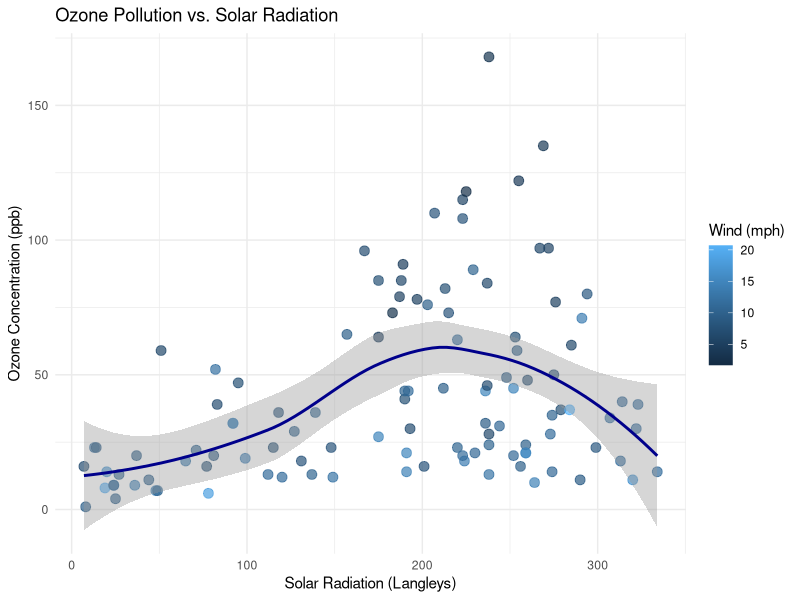
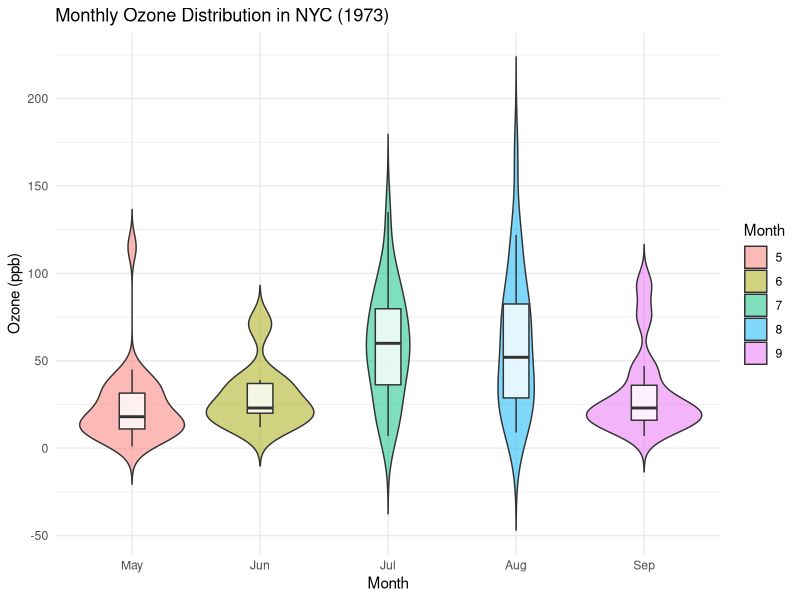
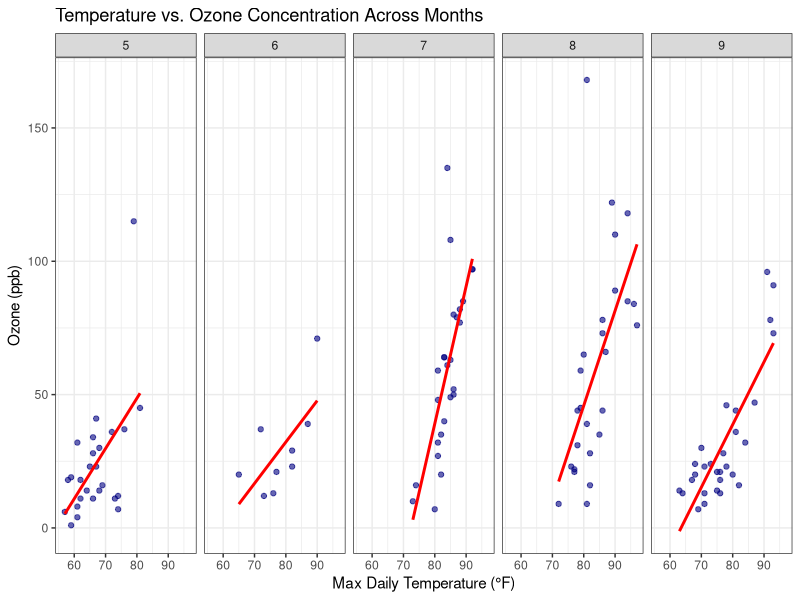
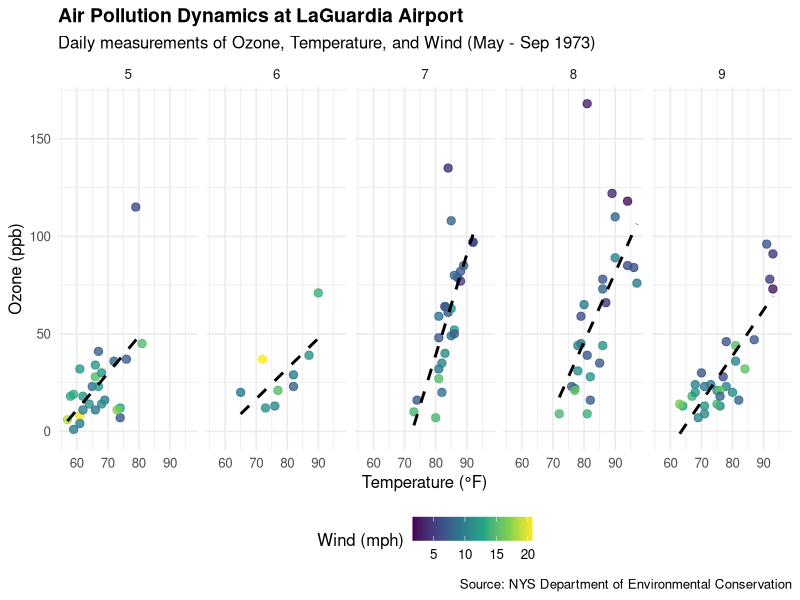

Reproduce these figures in R, in order.
## ---- chunk 1
#| label: setup
#| message: false
library(ggplot2)
## ---- chunk 2
#| label: ex1-scatterplot
# 1. Create a scatterplot of Solar.R (x) vs Ozone (y)
# 2. Map Wind speed to the point color aesthetic
# 3. Set alpha = 0.7 and size = 3 outside aes()
# 4. Add a smooth trendline with geom_smooth(method = "loess", color = "darkblue")

ggplot(airquality, aes(x = Solar.R, y = Ozone)) +
  geom_point(aes(color = Wind), size = 3, alpha = 0.7) +
  geom_smooth(method = "loess", color = "darkblue", se = TRUE) +
  labs(
    title = "Ozone Pollution vs. Solar Radiation",
    x = "Solar Radiation (Langleys)",
    y = "Ozone Concentration (ppb)",
    color = "Wind (mph)"
  ) +
  theme_minimal()
## ---- chunk 3
#| label: ex2-distributions
# 1. Build a violin plot comparing Ozone across Months (x = factor(Month), y = Ozone)
# 2. Fill the violins by factor(Month) with alpha = 0.5
# 3. Overlay a boxplot inside the violins with width = 0.2 and fill = "white"
# 4. Suppress duplicate outlier points on the boxplot using outlier.shape = NA

ggplot(airquality, aes(x = factor(Month), y = Ozone, fill = factor(Month))) +
  geom_violin(alpha = 0.5, trim = FALSE) +
  geom_boxplot(width = 0.2, fill = "white", outlier.shape = NA, alpha = 0.8) +
  scale_x_discrete(labels = c("May", "Jun", "Jul", "Aug", "Sep")) +
  labs(
    title = "Monthly Ozone Distribution in NYC (1973)",
    x = "Month",
    y = "Ozone (ppb)",
    fill = "Month"
  ) +
  theme_minimal()
## ---- chunk 4
#| label: ex3-facets
# 1. Create a scatterplot of Temp (x) vs Ozone (y)
# 2. Add points with alpha = 0.6
# 3. Add a linear regression line using geom_smooth(method = "lm", color = "red", se = FALSE)
# 4. Facet by Month into a single row using facet_wrap(~ Month, nrow = 1)

ggplot(airquality, aes(x = Temp, y = Ozone)) +
  geom_point(alpha = 0.6, color = "navy") +
  geom_smooth(method = "lm", color = "red", se = FALSE) +
  facet_wrap(~ Month, nrow = 1) +
  labs(
    title = "Temperature vs. Ozone Concentration Across Months",
    x = "Max Daily Temperature (°F)",
    y = "Ozone (ppb)"
  ) +
  theme_bw()
## ---- chunk 5
#| label: ex4-publication
# 1. Map Wind speed to color using scale_color_viridis_c(option = "viridis")
# 2. Add complete titles, subtitle, axis labels, and caption
# 3. Apply theme_minimal() and position the legend at the bottom

p_pub <- ggplot(airquality, aes(x = Temp, y = Ozone, color = Wind)) +
  geom_point(size = 2.5, alpha = 0.8) +
  geom_smooth(method = "lm", color = "black", linetype = "dashed", se = FALSE) +
  scale_color_viridis_c(option = "viridis") +
  facet_wrap(~ Month, nrow = 1) +
  labs(
    title = "Air Pollution Dynamics at LaGuardia Airport",
    subtitle = "Daily measurements of Ozone, Temperature, and Wind (May - Sep 1973)",
    x = "Temperature (°F)",
    y = "Ozone (ppb)",
    color = "Wind (mph)",
    caption = "Source: NYS Department of Environmental Conservation"
  ) +
  theme_minimal(base_size = 12) +
  theme(
    legend.position = "bottom",
    plot.title = element_text(face = "bold", size = 14)
  )

p_pub
